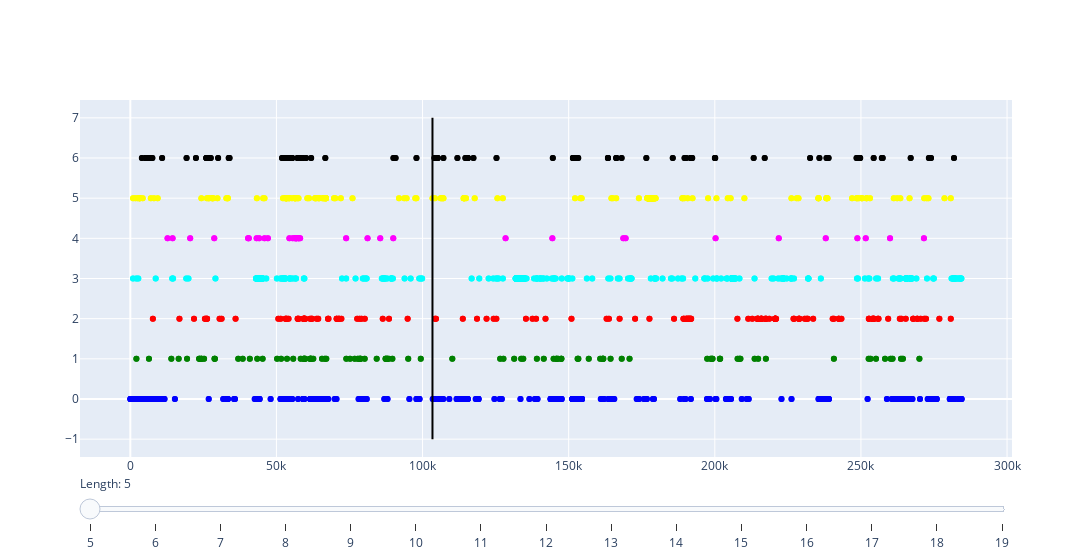

The notebook cell this image was saved under:
### Code cell
def plot_longtitudinal_interactive(repeat_blocks_start_end, min_range, borderline):
    # so we are going to add the start data points only 
    # we make the data now 
    start = time.time()
    data = []
    max_length = 0 # just need to check this 
    fig = go.Figure()
    ranges = []

    for n_class in range(n_maps):
        num_points = len(repeat_blocks_start_end[n_class]['start'])
        for i in range(num_points): 
            left_side = repeat_blocks_start_end[n_class]['start'][i]
            right_side = repeat_blocks_start_end[n_class]['stop'][i]
            if right_side - left_side > max_length:
                max_length = right_side - left_side
            ranges.append(right_side - left_side)
            fig.add_trace(
                go.Scatter(
                    visible=True,
                    line=dict(color=plotly_colors[n_class], width=6),
                    name='{0}_{1}'.format(i,right_side - left_side),
                    x = np.array([left_side, right_side]),
                    y = np.array([n_class, n_class])
                )
            )
            sys.stdout.write('\r')
            # the exact output you're looking for:
            j = (i + 1)*1.0 / num_points
            sys.stdout.write("[%-20s] %d%%" % ('='*int(20*j), 100*j))
            sys.stdout.flush()
        print("\n")
    print "This is the maximum length: {0}".format(max_length)
    print "Total time: {0}".format(time.time() - start)
    # add a borderline 
    fig.add_trace(go.Scatter(
                    mode="lines",
                    visible=True,
                    line=dict(color="black", width=2),
                    name="border",
                    x = np.array([borderline, borderline]),
                    y = np.array([-1,n_maps])))
    ranges.append(max_length)
    # subtracting one since the border is one of the objects in fig data 
    # Create and add slider
    steps = []
    for i in range(min_length,max_length):
        step = dict(
            label=str(i),
            method="restyle",
            args=["visible", [False] * len(fig.data)],
        )
        for j in range(len(fig.data)):
            if ranges[j] >= i:
                step["args"][1][j] = True  # Toggle i'th trace to "visible"
        steps.append(step)

    sliders = [dict(
        active=0,
        currentvalue={"prefix": "Length: "},
        pad={"t": max_length-min_length},
        steps=steps
    )]

    fig.update_layout(
        width=1200,
        sliders=sliders,
        showlegend=False
    )

    fig.show()

plot_longtitudinal_interactive(repeat_blocks_start_end, min_range, borderline2)
